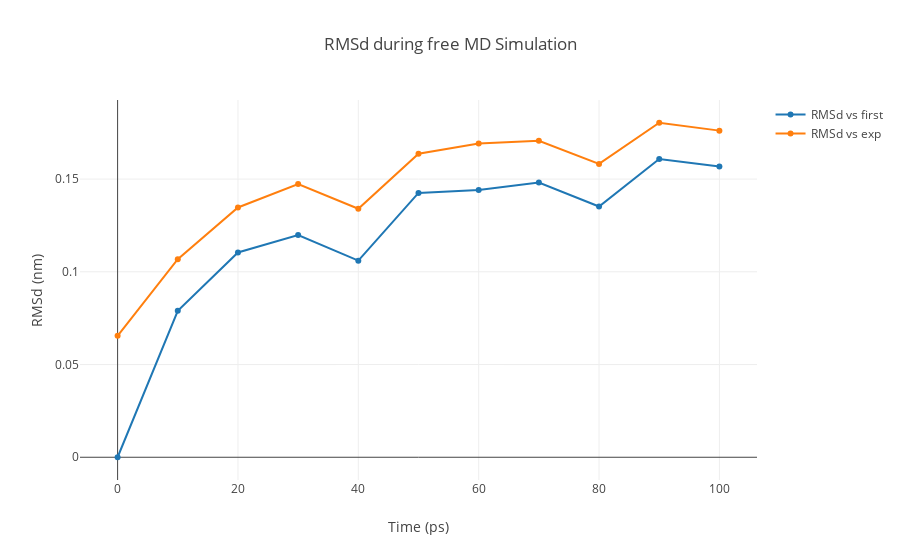

Notebook cell for this chart:
### Code cell
import plotly
import plotly.graph_objs as go

# Read RMS vs first snapshot data from file 
with open(output_rms_first,'r') as rms_first_file:
    x,y = map(
        list,
        zip(*[
            (float(line.split()[0]),float(line.split()[1]))
            for line in rms_first_file 
            if not line.startswith(("#","@")) 
        ])
    )

# Read RMS vs experimental structure data from file 
with open(output_rms_exp,'r') as rms_exp_file:
    x2,y2 = map(
        list,
        zip(*[
            (float(line.split()[0]),float(line.split()[1]))
            for line in rms_exp_file
            if not line.startswith(("#","@")) 
        ])
    )
    
trace1 = go.Scatter(
    x = x,
    y = y,
    name = 'RMSd vs first'
)

trace2 = go.Scatter(
    x = x,
    y = y2,
    name = 'RMSd vs exp'
)

data = [trace1, trace2]

plotly.offline.init_notebook_mode(connected=True)

plotly.offline.iplot({
    "data": data,
    "layout": go.Layout(title="RMSd during free MD Simulation",
                        xaxis=dict(title = "Time (ps)"),
                        yaxis=dict(title = "RMSd (nm)")
                       )
})

### Figure 1 — Plotly figure (JSON) as saved in the notebook; plotly's stock layout.template omitted (floating-point values rounded to 4 significant figures)
{"data": [{"name": "RMSd vs first", "type": "scatter", "uid": "455d17c2-b046-49ba-b67a-eef61ee3e603", "x": [0, 10, 20, 30, 40, 50, 60, 70, 80, 90, 100], "y": [1e-07, 0.07895, 0.1104, 0.1198, 0.106, 0.1425, 0.1441, 0.1481, 0.1352, 0.1608, 0.1568]}, {"name": "RMSd vs exp", "type": "scatter", "uid": "ad24dd46-9992-4512-a633-323e9adb1807", "x": [0, 10, 20, 30, 40, 50, 60, 70, 80, 90, 100], "y": [0.06545, 0.1068, 0.1347, 0.1473, 0.134, 0.1637, 0.1692, 0.1706, 0.1582, 0.1804, 0.1761]}], "layout": {"title": {"text": "RMSd during free MD Simulation"}, "xaxis": {"title": {"text": "Time (ps)"}}, "yaxis": {"title": {"text": "RMSd (nm)"}}}}
